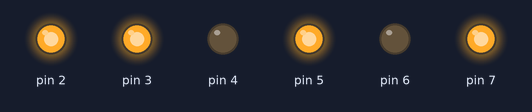
Recording of a sketch running on a simulated Arduino Uno, built with avr-gcc and run on an emulated ATmega328P. Shown: output pins drawn as LEDs (lit = HIGH).

Above: at 0.1 s.
Timing chart, 0 to 1.6 s (numbered marks = the images above):
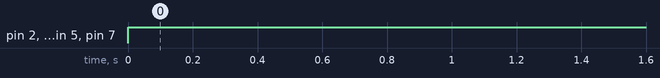

The sketch:

PonteH298nControleVelocidadeMotor.ino
```cpp
#define MOTOR_A 1
#define MOTOR_B 2
#define HORARIO true
#define ANTIHORARIO false

//inicializa pinos
void setup(){
 for (int i = 2; i < 8; i++)
 pinMode(i,OUTPUT);
}

void loop(){

acionaMotor(MOTOR_A,HORARIO, 255);
 acionaMotor(MOTOR_B,ANTIHORARIO, 255);

}

//funcao para acionamento individual de cada motor
void acionaMotor(int motor, boolean sentido, int velocidade){
 if (motor == MOTOR_A){
 digitalWrite(2,sentido);
 digitalWrite(4,!sentido);
 analogWrite(3,velocidade);
 }
 else if (motor == MOTOR_B){
 digitalWrite(6,sentido);
 digitalWrite(7,!sentido);
 analogWrite(5,velocidade);
 }
}
```

Measured:
- by itself, pin 2, pin 3, pin 5, pin 7: LOW → HIGH at 0.00 s
